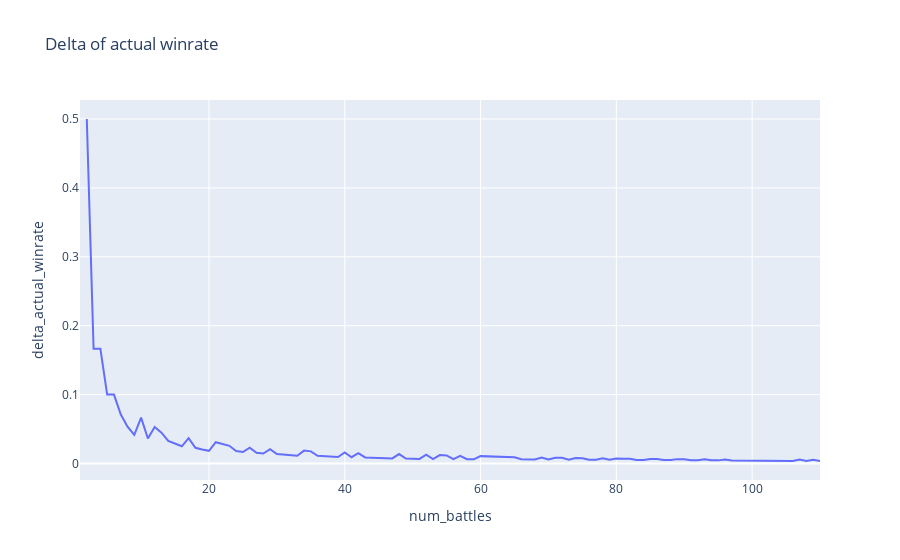

The notebook cell saved with this chart:
### Code cell
# plot the delta of actual winrate
fig = px.line(actual_winrate_history_df, x="num_battles", y="delta_actual_winrate", title='Delta of actual winrate')
fig
